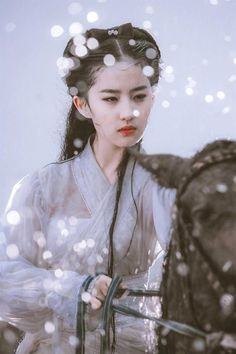
#> input picture vidu/2633b9cc523981edad1e11ccee5c6d31.jpg, 236 x 354 px
$ python Phan_nguong_otsu.py
#> lines starting #> are read from the running program, lines starting #| are printed output that depends on the picture; after the words box and inside, x2 and y2 are one past the last pixel; in counts of white or black regions, pixels touching at a corner belong together
import cv2
import numpy as np

img = cv2.imread("2633b9cc523981edad1e11ccee5c6d31.jpg")
#> img is the input picture: shape (354, 236, 3); mean B, G, R 163.6, 153.5, 157.9
(h, w, d) = img.shape
#> h = 354; w = 236; d = 3
new_img = np.zeros((h, w), dtype='uint8')
for i in range(h):
    for j in range(w):
        r, b, g = img[i, j]
        avg = r * 39 + g * 50 + b * 11
        avg = avg // 100
        new_img[i, j] = avg
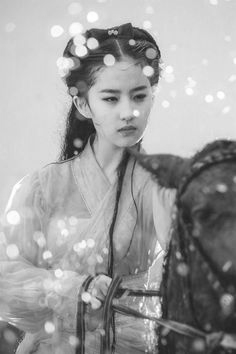
#> new_img: shape (354, 236); min 25, max 255, mean 159.2
retval, thresh = cv2.threshold(new_img, 127, 255, cv2.THRESH_BINARY)
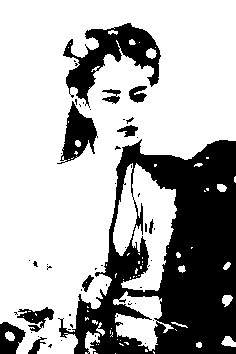
#> thresh: shape (354, 236); 68.7% white; 54 black regions (42 under 20 px)
cv2.imshow("Phan nguong otsu", thresh)
contours, _ = cv2.findContours(thresh, cv2.RETR_EXTERNAL, cv2.CHAIN_APPROX_SIMPLE)
#> contours = 56 contours, 44 with area under 20; largest, box (x1, y1, x2, y2) and area: (0, 0, 236, 354) 54864, (113, 163, 177, 292) 4366, (113, 291, 174, 351) 1555, (85, 331, 100, 354) 147, (221, 336, 236, 347) 90
cv2.drawContours(img, contours, -1, (0,0,255), 2)
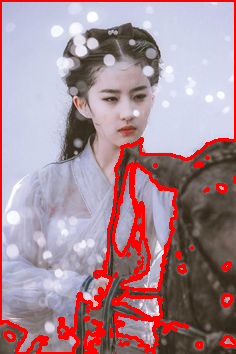
#> img: shape (354, 236, 3); 10.13% of pixels changed, all inside (x1, y1, x2, y2) = (0, 0, 236, 354)
cv2.imshow("anh co ve chu tuyen", img)
cv2.waitKey()
